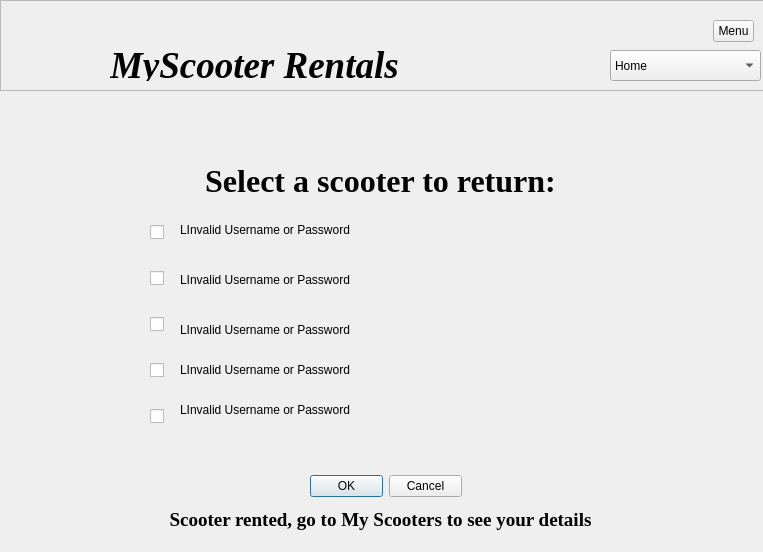
<?xml version="1.0" encoding="UTF-8"?>
<ui version="4.0">
 <class>myscooters</class>
 <widget class="QDialog" name="myscooters">
  <property name="geometry">
   <rect>
    <x>0</x>
    <y>0</y>
    <width>763</width>
    <height>552</height>
   </rect>
  </property>
  <property name="windowTitle">
   <string>Dialog</string>
  </property>
  <widget class="QLabel" name="label_31">
   <property name="geometry">
    <rect>
     <x>180</x>
     <y>270</y>
     <width>551</width>
     <height>20</height>
    </rect>
   </property>
   <property name="text">
    <string>LInvalid Username or Password</string>
   </property>
   <property name="alignment">
    <set>Qt::AlignLeading|Qt::AlignLeft|Qt::AlignVCenter</set>
   </property>
  </widget>
  <widget class="QFrame" name="frame">
   <property name="geometry">
    <rect>
     <x>0</x>
     <y>0</y>
     <width>771</width>
     <height>91</height>
    </rect>
   </property>
   <property name="frameShape">
    <enum>QFrame::StyledPanel</enum>
   </property>
   <property name="frameShadow">
    <enum>QFrame::Raised</enum>
   </property>
   <widget class="QLabel" name="label_3">
    <property name="geometry">
     <rect>
      <x>110</x>
      <y>50</y>
      <width>441</width>
      <height>31</height>
     </rect>
    </property>
    <property name="font">
     <font>
      <family>Times New Roman</family>
      <pointsize>28</pointsize>
      <italic>true</italic>
      <bold>true</bold>
     </font>
    </property>
    <property name="text">
     <string>MyScooter Rentals</string>
    </property>
   </widget>
   <widget class="QLabel" name="label_5">
    <property name="geometry">
     <rect>
      <x>10</x>
      <y>0</y>
      <width>81</width>
      <height>81</height>
     </rect>
    </property>
    <property name="text">
     <string/>
    </property>
    <property name="pixmap">
     <pixmap>../scooter.png</pixmap>
    </property>
    <property name="scaledContents">
     <bool>true</bool>
    </property>
    <property name="wordWrap">
     <bool>false</bool>
    </property>
   </widget>
   <widget class="QComboBox" name="comboBox_2">
    <property name="geometry">
     <rect>
      <x>610</x>
      <y>50</y>
      <width>151</width>
      <height>31</height>
     </rect>
    </property>
    <item>
     <property name="text">
      <string>Home</string>
     </property>
    </item>
    <item>
     <property name="text">
      <string>Rent a Scooter</string>
     </property>
    </item>
    <item>
     <property name="text">
      <string>My Scooters</string>
     </property>
    </item>
    <item>
     <property name="text">
      <string>Settings</string>
     </property>
    </item>
    <item>
     <property name="text">
      <string>Log Out</string>
     </property>
    </item>
   </widget>
   <widget class="QToolButton" name="toolButton_2">
    <property name="geometry">
     <rect>
      <x>713</x>
      <y>20</y>
      <width>41</width>
      <height>22</height>
     </rect>
    </property>
    <property name="text">
     <string>Menu</string>
    </property>
   </widget>
  </widget>
  <widget class="QLabel" name="label_30">
   <property name="geometry">
    <rect>
     <x>180</x>
     <y>220</y>
     <width>551</width>
     <height>20</height>
    </rect>
   </property>
   <property name="text">
    <string>LInvalid Username or Password</string>
   </property>
   <property name="alignment">
    <set>Qt::AlignLeading|Qt::AlignLeft|Qt::AlignVCenter</set>
   </property>
  </widget>
  <widget class="QLabel" name="label_6">
   <property name="geometry">
    <rect>
     <x>0</x>
     <y>510</y>
     <width>761</width>
     <height>20</height>
    </rect>
   </property>
   <property name="font">
    <font>
     <family>Times New Roman</family>
     <pointsize>14</pointsize>
     <italic>false</italic>
     <bold>true</bold>
    </font>
   </property>
   <property name="text">
    <string>Scooter rented, go to My Scooters to see your details</string>
   </property>
   <property name="alignment">
    <set>Qt::AlignCenter</set>
   </property>
  </widget>
  <widget class="QLabel" name="label_7">
   <property name="geometry">
    <rect>
     <x>230</x>
     <y>110</y>
     <width>301</width>
     <height>16</height>
    </rect>
   </property>
   <property name="text">
    <string/>
   </property>
  </widget>
  <widget class="QWidget" name="verticalLayoutWidget_2">
   <property name="geometry">
    <rect>
     <x>120</x>
     <y>200</y>
     <width>31</width>
     <height>241</height>
    </rect>
   </property>
   <layout class="QVBoxLayout" name="verticalLayout_3">
    <item>
     <widget class="QLabel" name="label_14">
      <property name="maximumSize">
       <size>
        <width>20</width>
        <height>20</height>
       </size>
      </property>
      <property name="text">
       <string/>
      </property>
      <property name="pixmap">
       <pixmap>../scooter.png</pixmap>
      </property>
      <property name="scaledContents">
       <bool>true</bool>
      </property>
     </widget>
    </item>
    <item>
     <widget class="QLabel" name="label_15">
      <property name="maximumSize">
       <size>
        <width>20</width>
        <height>20</height>
       </size>
      </property>
      <property name="text">
       <string/>
      </property>
      <property name="pixmap">
       <pixmap>../scooter.png</pixmap>
      </property>
      <property name="scaledContents">
       <bool>true</bool>
      </property>
     </widget>
    </item>
    <item>
     <widget class="QLabel" name="label_16">
      <property name="maximumSize">
       <size>
        <width>20</width>
        <height>20</height>
       </size>
      </property>
      <property name="text">
       <string/>
      </property>
      <property name="pixmap">
       <pixmap>../scooter.png</pixmap>
      </property>
      <property name="scaledContents">
       <bool>true</bool>
      </property>
     </widget>
    </item>
    <item>
     <widget class="QLabel" name="label_17">
      <property name="maximumSize">
       <size>
        <width>20</width>
        <height>20</height>
       </size>
      </property>
      <property name="text">
       <string/>
      </property>
      <property name="pixmap">
       <pixmap>../scooter.png</pixmap>
      </property>
      <property name="scaledContents">
       <bool>true</bool>
      </property>
     </widget>
    </item>
    <item>
     <widget class="QLabel" name="label_18">
      <property name="maximumSize">
       <size>
        <width>20</width>
        <height>20</height>
       </size>
      </property>
      <property name="text">
       <string/>
      </property>
      <property name="pixmap">
       <pixmap>../scooter.png</pixmap>
      </property>
      <property name="scaledContents">
       <bool>true</bool>
      </property>
     </widget>
    </item>
   </layout>
  </widget>
  <widget class="QLabel" name="label_34">
   <property name="geometry">
    <rect>
     <x>180</x>
     <y>400</y>
     <width>551</width>
     <height>20</height>
    </rect>
   </property>
   <property name="text">
    <string>LInvalid Username or Password</string>
   </property>
   <property name="alignment">
    <set>Qt::AlignLeading|Qt::AlignLeft|Qt::AlignVCenter</set>
   </property>
  </widget>
  <widget class="QLabel" name="label_9">
   <property name="geometry">
    <rect>
     <x>0</x>
     <y>160</y>
     <width>761</width>
     <height>41</height>
    </rect>
   </property>
   <property name="font">
    <font>
     <family>Times New Roman</family>
     <pointsize>24</pointsize>
     <italic>false</italic>
     <bold>true</bold>
    </font>
   </property>
   <property name="text">
    <string>Select a scooter to return:</string>
   </property>
   <property name="alignment">
    <set>Qt::AlignCenter</set>
   </property>
  </widget>
  <widget class="QDialogButtonBox" name="buttonBox_2">
   <property name="geometry">
    <rect>
     <x>310</x>
     <y>470</y>
     <width>152</width>
     <height>32</height>
    </rect>
   </property>
   <property name="standardButtons">
    <set>QDialogButtonBox::Cancel|QDialogButtonBox::Ok</set>
   </property>
  </widget>
  <widget class="QLabel" name="label_32">
   <property name="geometry">
    <rect>
     <x>180</x>
     <y>320</y>
     <width>551</width>
     <height>20</height>
    </rect>
   </property>
   <property name="text">
    <string>LInvalid Username or Password</string>
   </property>
   <property name="alignment">
    <set>Qt::AlignLeading|Qt::AlignLeft|Qt::AlignVCenter</set>
   </property>
  </widget>
  <widget class="QLabel" name="label_33">
   <property name="geometry">
    <rect>
     <x>180</x>
     <y>360</y>
     <width>551</width>
     <height>20</height>
    </rect>
   </property>
   <property name="text">
    <string>LInvalid Username or Password</string>
   </property>
   <property name="alignment">
    <set>Qt::AlignLeading|Qt::AlignLeft|Qt::AlignVCenter</set>
   </property>
  </widget>
  <widget class="QWidget" name="verticalLayoutWidget">
   <property name="geometry">
    <rect>
     <x>150</x>
     <y>200</y>
     <width>21</width>
     <height>251</height>
    </rect>
   </property>
   <layout class="QVBoxLayout" name="verticalLayout_4">
    <item>
     <widget class="QCheckBox" name="checkBox_6">
      <property name="text">
       <string/>
      </property>
     </widget>
    </item>
    <item>
     <widget class="QCheckBox" name="checkBox_7">
      <property name="text">
       <string/>
      </property>
     </widget>
    </item>
    <item>
     <widget class="QCheckBox" name="checkBox_8">
      <property name="text">
       <string/>
      </property>
     </widget>
    </item>
    <item>
     <widget class="QCheckBox" name="checkBox_9">
      <property name="text">
       <string/>
      </property>
     </widget>
    </item>
    <item>
     <widget class="QCheckBox" name="checkBox_10">
      <property name="text">
       <string/>
      </property>
     </widget>
    </item>
   </layout>
  </widget>
 </widget>
 <resources/>
 <connections/>
</ui>
